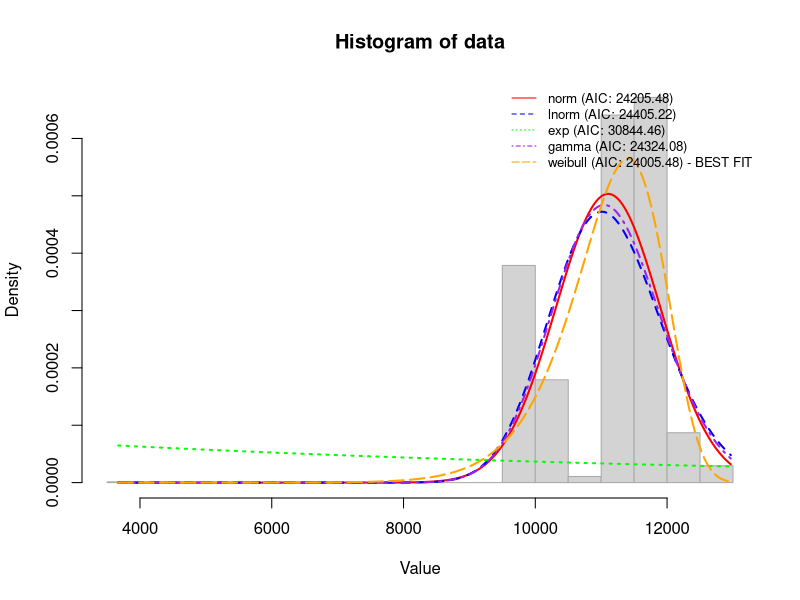
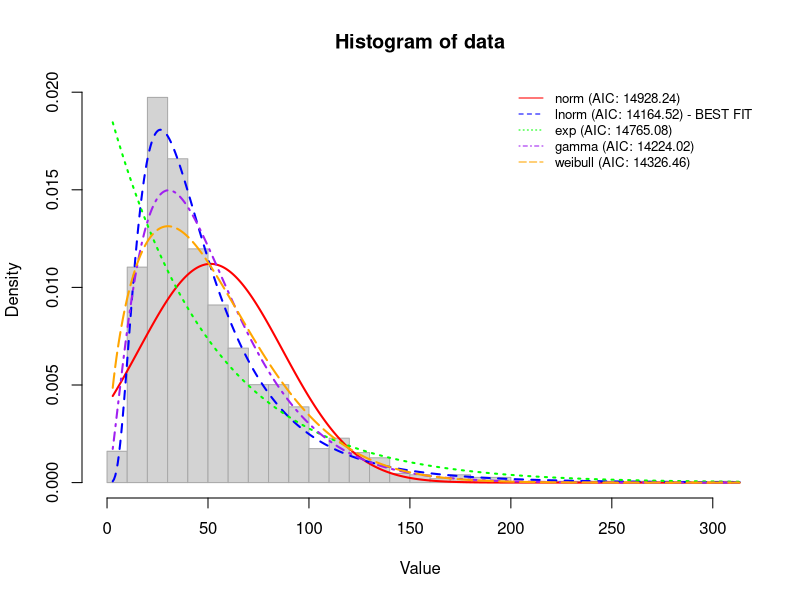

Source code (R) for these figures, in order:
rm(list = ls())
options(scipen = 999)
df <- read.csv(here::here("input", "bedragen_per_periode_v  v2 20250429.csv"), sep = ",", header = TRUE)

# Rename variables
df$c_SAF          <- df$v_p0
df$c_before_CA    <- df$v_p1
df$c_after_CA1    <- df$v_p2 
df$c_after_CA2    <- df$v_p3
df$c_SFAF         <- df$v_p4

# Calculate differences
df$c_d_before_CA  <- df$c_before_CA - df$c_SFAF 
df$c_d_after_CA1  <- df$c_after_CA1 - df$c_SFAF
df$c_d_after_CA2  <- df$c_after_CA2 - df$c_SFAF
df$c_d_SAF        <- df$c_SAF - df$c_SFAF

# Subset data of patients without events
df_no_ev_24 <- df[df$ev_24 == "n" , ] 
# Only include 2021 because there seems to be impact of COVID 
df_no_ev_24 <- df[df$ev_24 == "n" & df$jaar_KA_n == "2021", ]
# Exclude patient with more than one DBC of catheter ablation
df_no_ev_24 <- df_no_ev_24[df_no_ev_24$v_pr_khm_p1 < 20000, ]

# Function to find the best fitting distribution for a variable
find_best_distribution <- function(data, distributions = c("norm", "lnorm", "exp", "gamma", "weibull"), 
                                   plot_results = TRUE, return_details = FALSE) {
  # Load required packages
  if (!require(fitdistrplus)) install.packages("fitdistrplus")
  library(fitdistrplus)
  if (!require(ggplot2)) install.packages("ggplot2")
  library(ggplot2)
  
  # Ensure data is numeric and remove NA values
  data <- as.numeric(data)
  data <- data[!is.na(data)]
  
  if (length(data) == 0) {
    stop("No valid data after cleaning")
  }
  
  # Store fitting results
  fit_results <- list()
  aic_values <- numeric(length(distributions))
  bic_values <- numeric(length(distributions))
  
  # Fit each distribution and calculate AIC/BIC
  for (i in seq_along(distributions)) {
    dist_name <- distributions[i]
    tryCatch({
      fit <- fitdist(data, dist_name)
      fit_results[[dist_name]] <- fit
      aic_values[i] <- fit$aic
      bic_values[i] <- fit$bic
      cat(sprintf("Fitted %s distribution: AIC = %.4f, BIC = %.4f\n", dist_name, fit$aic, fit$bic))
    }, error = function(e) {
      cat(sprintf("Failed to fit %s distribution: %s\n", dist_name, e$message))
      aic_values[i] <- Inf
      bic_values[i] <- Inf
    })
  }
  
  # Find best distribution based on AIC
  valid_indices <- which(is.finite(aic_values))
  if (length(valid_indices) == 0) {
    stop("Could not fit any of the specified distributions")
  }
  
  best_aic_index <- valid_indices[which.min(aic_values[valid_indices])]
  best_dist_aic <- distributions[best_aic_index]
  
  # Find best distribution based on BIC
  best_bic_index <- valid_indices[which.min(bic_values[valid_indices])]
  best_dist_bic <- distributions[best_bic_index]
  
  # Get the best fitting distribution (using AIC as default)
  best_fit <- fit_results[[best_dist_aic]]
  
  # Plot results if requested
  if (plot_results && length(valid_indices) > 0) {
    
    # Create a density plot comparing all fitted distributions
    densities <- data.frame(x = numeric(0), y = numeric(0), Distribution = character(0))
    x_range <- seq(min(data) - 0.1 * sd(data), max(data) + 0.1 * sd(data), length.out = 500)
    
    for (dist_name in names(fit_results)) {
      fit <- fit_results[[dist_name]]
      params <- fit$estimate
      
      # Calculate density based on distribution type
      if (dist_name == "norm") {
        dens <- dnorm(x_range, mean = params["mean"], sd = params["sd"])
      } else if (dist_name == "lnorm") {
        dens <- dlnorm(x_range, meanlog = params["meanlog"], sdlog = params["sdlog"])
      } else if (dist_name == "exp") {
        dens <- dexp(x_range, rate = params["rate"])
      } else if (dist_name == "gamma") {
        dens <- dgamma(x_range, shape = params["shape"], rate = params["rate"])
      } else if (dist_name == "weibull") {
        dens <- dweibull(x_range, shape = params["shape"], scale = params["scale"])
      } else {
        next
      }
      
      densities <- rbind(densities, data.frame(
        x = x_range,
        y = dens,
        Distribution = rep(dist_name, length(x_range))
      ))
    }
    
    # Reset plot layout
    par(mfrow = c(1, 1))
    
    # Create a data histogram with density curves
    hist(data, freq = FALSE, breaks = 30, 
         xlab = "Value", border = "darkgray", col = "lightgray")
    
    colors <- c("red", "blue", "green", "purple", "orange", "brown", "black")
    line_types <- c(1, 2, 3, 4, 5, 6, 1)
    
    legend_text <- character(0)
    legend_colors <- c()
    legend_lines <- c()
    
    for (i in seq_along(names(fit_results))) {
      dist_name <- names(fit_results)[i]
      dist_data <- subset(densities, Distribution == dist_name)
      
      if (nrow(dist_data) > 0) {
        lines(dist_data$x, dist_data$y, col = colors[i], lty = line_types[i], lwd = 2)
        
        # Format AIC for legend
        aic_value <- fit_results[[dist_name]]$aic
        legend_entry <- sprintf("%s (AIC: %.2f)", dist_name, aic_value)
        
        # Mark the best fit
        if (dist_name == best_dist_aic) {
          legend_entry <- paste(legend_entry, "- BEST FIT")
        }
        
        legend_text <- c(legend_text, legend_entry)
        legend_colors <- c(legend_colors, colors[i])
        legend_lines <- c(legend_lines, line_types[i])
      }
    }
    
    legend("topright", legend = legend_text, col = legend_colors, 
           lty = legend_lines, cex = 0.8, bty = "n")
  }
  
  # Summary of results
  cat("\n=========== SUMMARY ===========\n")
  cat(sprintf("Best distribution by AIC: %s (AIC = %.4f)\n", best_dist_aic, min(aic_values[valid_indices])))
  cat(sprintf("Best distribution by BIC: %s (BIC = %.4f)\n", best_dist_bic, min(bic_values[valid_indices])))
  cat("Parameters of best fitting distribution (AIC):\n")
  print(best_fit$estimate)
  
  # Return results
  if (return_details) {
    return(list(
      best_distribution_aic = best_dist_aic,
      best_distribution_bic = best_dist_bic,
      best_fit = best_fit,
      all_fits = fit_results,
      aic_values = aic_values,
      bic_values = bic_values,
      distributions = distributions
    ))
  } else {
    return(best_dist_aic)
  }
}

# Determine best fitting distribution (weibull)
best_dist <- find_best_distribution(df_no_ev_24$v_pr_khm_p1, 
                                    distributions = c("norm", "lnorm", "exp", "gamma", "weibull"),
                                    plot_results = TRUE,
                                    return_details = TRUE)

c_CA_DBC_params  <- fitdist(df_no_ev_24$v_pr_khm_p1, "weibull")

# Determine best fitting distribution (lnorm)
best_dist <- find_best_distribution(df_no_ev_24$v_farm_e_aad_p0, 
                                    distributions = c("norm", "lnorm", "exp", "gamma", "weibull"),
                                    plot_results = TRUE,
                                    return_details = TRUE)

c_AAD_params    <- fitdist(df_no_ev_24$v_farm_e_aad_p0, "lnorm")

# Export input data for model
# Means
c_d_before_CA   <- mean(df_no_ev_24$c_d_before_CA)
c_d_after_CA1   <- mean(df_no_ev_24$c_d_after_CA1 )
c_d_after_CA2   <- mean(df_no_ev_24$c_d_after_CA2 )
c_d_SAF         <- mean(df_no_ev_24$c_d_SAF      )
c_CA_DBC        <- mean(df_no_ev_24$v_pr_khm_p1)
c_AAD           <- mean(df_no_ev_24$v_farm_e_aad_p0)

# Standard deviations
c_sd_d_before_CA   <- sd(df_no_ev_24$c_d_before_CA)
c_sd_d_after_CA1   <- sd(df_no_ev_24$c_d_after_CA1)
c_sd_d_after_CA2   <- sd(df_no_ev_24$c_d_after_CA2)
c_sd_d_SAF         <- sd(df_no_ev_24$c_d_SAF      )

# Standard errors
c_se_d_before_CA   <- sd(df_no_ev_24$c_d_before_CA) / sqrt(length(df_no_ev_24$c_d_before_CA))
c_se_d_after_CA1   <- sd(df_no_ev_24$c_d_after_CA1) / sqrt(length(df_no_ev_24$c_d_after_CA1))
c_se_d_after_CA2   <- sd(df_no_ev_24$c_d_after_CA2) / sqrt(length(df_no_ev_24$c_d_after_CA2))
c_se_d_SAF         <- sd(df_no_ev_24$c_d_SAF      ) / sqrt(length(df_no_ev_24$c_d_SAF))

# Number of patients
n_c_Vektis         <- nrow(df_no_ev_24)

# Save in .RData
save(c_d_SAF, c_d_before_CA, c_d_after_CA1, c_d_after_CA2, c_CA_DBC, c_AAD,
    c_sd_d_SAF, c_sd_d_before_CA, c_sd_d_after_CA1, c_sd_d_after_CA2,
    c_CA_DBC_params, c_AAD_params, n_c_Vektis, file = here::here("input", "c_Vektis_update.RData"))
